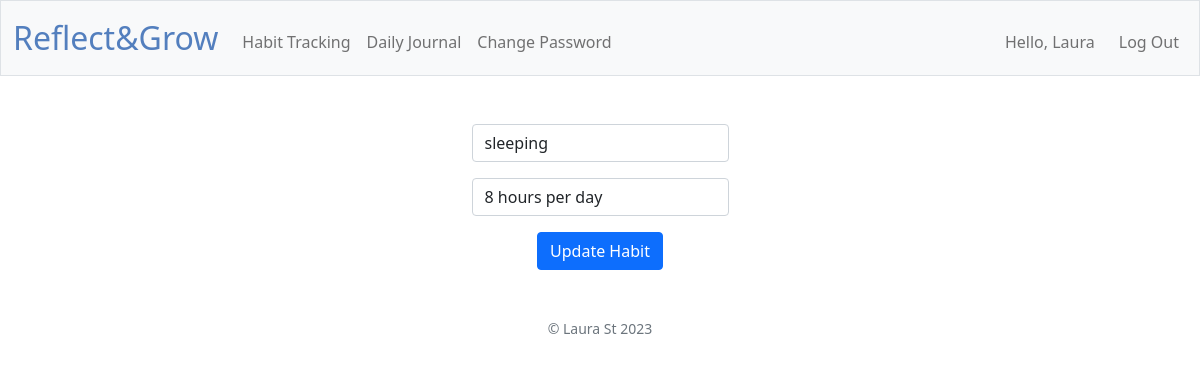
Before: /edit-habit/2 (signed in) with the older database file.
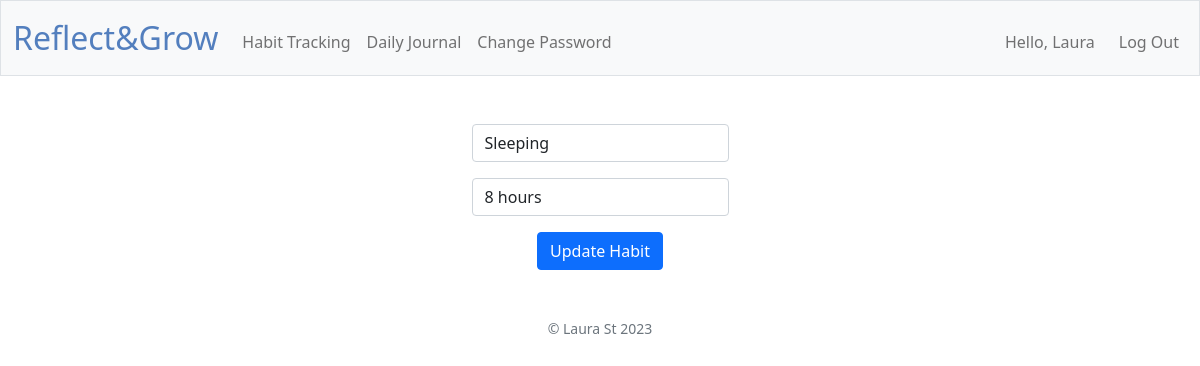
After: the same page with the newer database file.
### tables this page shows
CREATE TABLE habits (
    habit_id INTEGER PRIMARY KEY AUTOINCREMENT,
    user_id INTEGER,
    name TEXT NOT NULL,
    rule TEXT NOT NULL,
    created_at DATE DEFAULT (DATE('now')),
    FOREIGN KEY (user_id) REFERENCES users(id)
);

### app.py (the view)
@app.route("/edit-habit/<int:habit_id>", methods=["GET", "POST"])
@login_required
def edit_habit(habit_id):
    if request.method == "POST":
        result = habit_service.update_habit(request.form, habit_id, session.get("user_id"))
        if not result["success"]:
            return apology(result["msg"], result["code"])
        return redirect("/habits")
    else:
        result = habit_service.get_habit(habit_id, session.get("user_id"))
        if not result["success"]:
            return apology(result["msg"], result["code"])
        return render_template("edit-habit.html", habit=result["res"])

### app.py (called while the page is built)
@app.after_request
def after_request(response):
    response.headers["Cache-Control"] = "no-cache, no-store, must-revalidate"
    response.headers["Expires"] = 0
    response.headers["Pragma"] = "no-cache"
    return response

@app.context_processor
def inject_user():
    user_id = session.get("user_id")
    if user_id:
        result = user_service.get_user_details(user_id)
        user = result["res"]
        return {"username": user["username"]}
    return {}

### database.py (called while the page is built)
def get_habit(habit_id, user_id):
    return db.execute(
        "SELECT * FROM habits WHERE habit_id = ? and user_id = ?", habit_id, user_id
    )

def get_user(user_id):
    return db.execute("SELECT * FROM users WHERE id = ?", user_id)

### habit_service.py (called while the page is built)
def get_habit(habit_id, user_id):
    rows = database.get_habit(habit_id, user_id)
    habit = rows[0]
    if not habit:
        return fail()
    return success(habit)

### helpers.py (called while the page is built)
def login_required(f):
    @wraps(f)
    def decorated_function(*args, **kwargs):
        if session.get("user_id") is None:
            return redirect("/login")
        return f(*args, **kwargs)
    return decorated_function

def success(obj=None):
    return {"success": True, "res": obj}

### templates/edit-habit.html (shortened to what this page needs)
{% extends "layout.html" %}
{% block main %}
<form action="/edit-habit/{{habit.habit_id}}" method="post">
    <div class="mb-3">
        <input autocomplete="off" autofocus class="form-control mx-auto w-auto" id="habit" name="habit" value="{{
            habit.name }}" type="text">
    </div>
    <div class="mb-3">
        <input autocomplete="off" autofocus class="form-control mx-auto w-auto" id="rule" name="rule" value="{{
            habit.rule }}" type="text">
    </div>
    <button class="btn btn-primary" type="submit">Update Habit</button>
</form>
{% endblock %}

Changed rows visible on the page:
changed habits: habit "sleeping" → "Sleeping"; rule "8 hours per day" → "8 hours"
